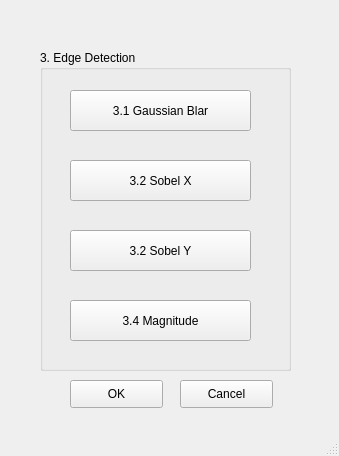
<?xml version="1.0" encoding="UTF-8"?>
<ui version="4.0">
 <class>MainWindow</class>
 <widget class="QMainWindow" name="MainWindow">
  <property name="geometry">
   <rect>
    <x>0</x>
    <y>0</y>
    <width>339</width>
    <height>456</height>
   </rect>
  </property>
  <property name="windowTitle">
   <string>HW - Q3</string>
  </property>
  <widget class="QWidget" name="centralwidget">
   <widget class="QGroupBox" name="groupBox">
    <property name="geometry">
     <rect>
      <x>40</x>
      <y>50</y>
      <width>251</width>
      <height>321</height>
     </rect>
    </property>
    <property name="title">
     <string>3. Edge Detection</string>
    </property>
    <widget class="QPushButton" name="pushButton">
     <property name="geometry">
      <rect>
       <x>30</x>
       <y>40</y>
       <width>181</width>
       <height>41</height>
      </rect>
     </property>
     <property name="text">
      <string>3.1 Gaussian Blar</string>
     </property>
    </widget>
    <widget class="QPushButton" name="pushButton_2">
     <property name="geometry">
      <rect>
       <x>30</x>
       <y>110</y>
       <width>181</width>
       <height>41</height>
      </rect>
     </property>
     <property name="text">
      <string>3.2 Sobel X</string>
     </property>
    </widget>
    <widget class="QPushButton" name="pushButton_3">
     <property name="geometry">
      <rect>
       <x>30</x>
       <y>180</y>
       <width>181</width>
       <height>41</height>
      </rect>
     </property>
     <property name="text">
      <string>3.2 Sobel Y</string>
     </property>
    </widget>
    <widget class="QPushButton" name="pushButton_4">
     <property name="geometry">
      <rect>
       <x>30</x>
       <y>250</y>
       <width>181</width>
       <height>41</height>
      </rect>
     </property>
     <property name="text">
      <string>3.4 Magnitude</string>
     </property>
    </widget>
   </widget>
   <widget class="QPushButton" name="pushButton_5">
    <property name="geometry">
     <rect>
      <x>70</x>
      <y>380</y>
      <width>93</width>
      <height>28</height>
     </rect>
    </property>
    <property name="text">
     <string>OK</string>
    </property>
   </widget>
   <widget class="QPushButton" name="pushButton_6">
    <property name="geometry">
     <rect>
      <x>180</x>
      <y>380</y>
      <width>93</width>
      <height>28</height>
     </rect>
    </property>
    <property name="text">
     <string>Cancel</string>
    </property>
   </widget>
  </widget>
  <widget class="QStatusBar" name="statusbar"/>
 </widget>
 <resources/>
 <connections/>
</ui>
